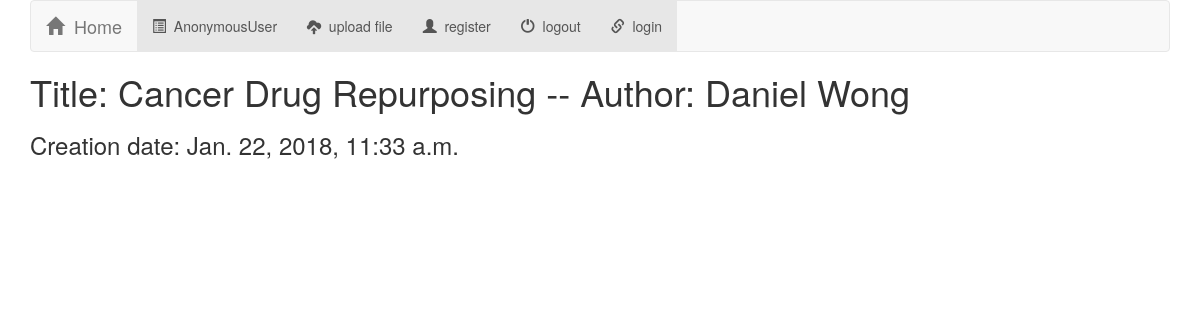
/clinicaltrials/2/, run on an earlier commit of the app's database.
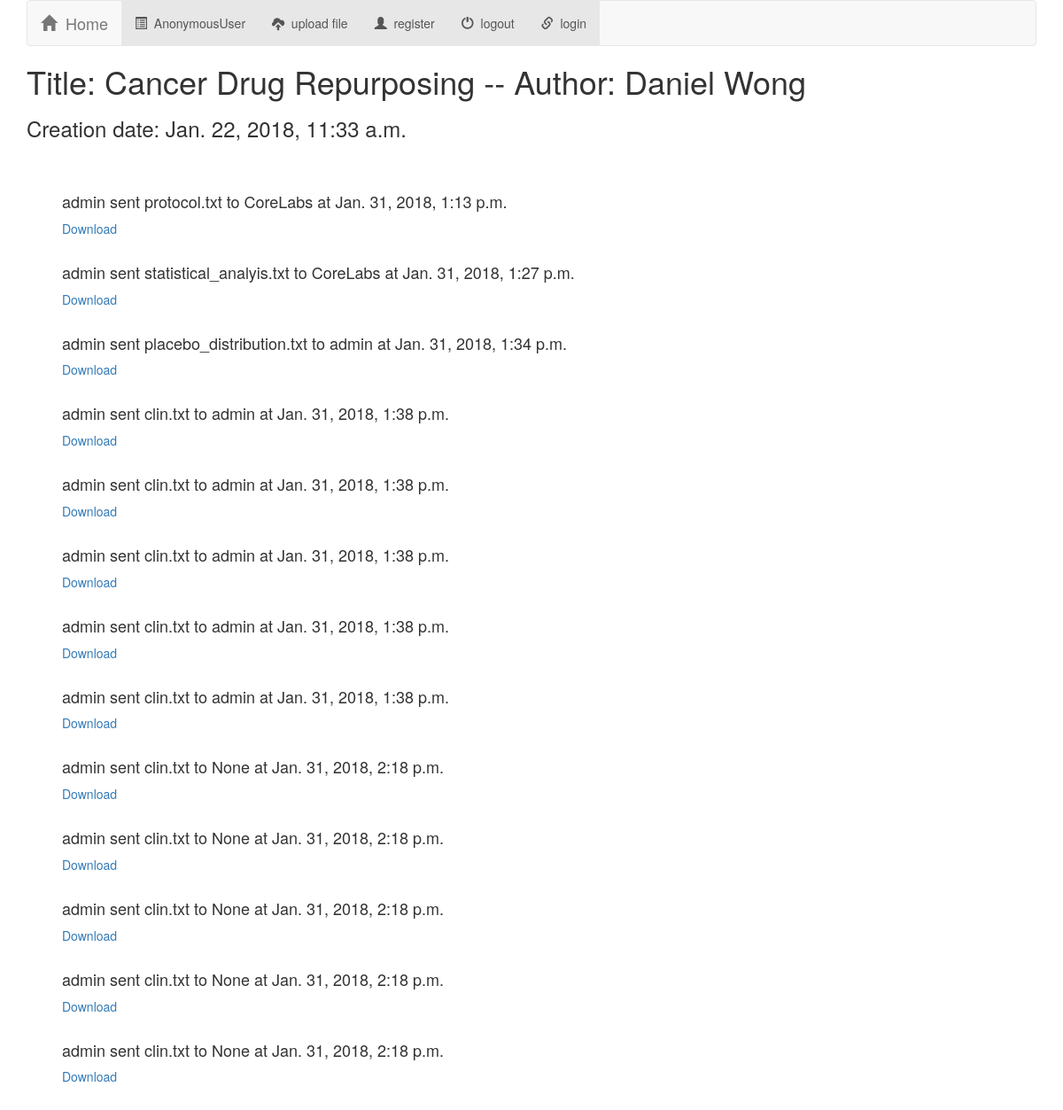
And on a later commit of the database.
### clinicaltrials/models.py (models this page shows, shortened)
class file(models.Model):
	clinicaltrial = models.ForeignKey(clinicaltrial, on_delete = models.CASCADE, blank=True, null=True)
	owner = models.ForeignKey(User, related_name="owner", on_delete = models.CASCADE, blank=True, null=True, unique = False)
	sender = models.ForeignKey(User, related_name="sender", on_delete = models.CASCADE, blank=True, null=True, unique = False)
	filename = models.CharField(max_length = 100)
	encrypted = models.BooleanField(default=False, blank=True)
	password = models.CharField(max_length=500, blank=True, default='')
	data = models.FileField()
	uploadDate = models.DateTimeField(auto_now_add=True)
	dataHash = models.CharField(max_length = 100, blank = True, null= True)

### clinicaltrials/views.py (the view)
# urls.py: url(r'^(?P<clinicaltrial_id>[0-9]+)/$', views.detail, name = "detail"),
def detail(request, clinicaltrial_id):
    try:
        trial = clinicaltrial.objects.get(pk = clinicaltrial_id)
        allFiles = trial.file_set.all()
    except:
        raise Http404("trial does not exist")
    return render(request, 'clinicaltrials/detail.html', {'trial': trial, 'allFiles': allFiles})

### clinicaltrials/models.py (called while the page is built)
	def __str__(self):
		return "Title: " + self.title + " -- Author: " + self.author

### clinicaltrials/templates/clinicaltrials/detail.html (shortened to what this page needs)
{% extends 'clinicaltrials/base.html' %}
{% block body %}
<h1> {{trial}} </h1>
<h3> Creation date: {{trial.creationDate}}</h3>
<br> <br>
{% for file in allFiles %}
	<ul>
		<h4> {{file.sender}} sent {{file.filename}} to {{file.owner}} at {{file.uploadDate}}</h4>
		<a href="{% url 'clinicaltrial:download' file.data.path %}"> Download </a>
		<br>
		<br>
	</ul>
{% endfor %}
{% endblock %}

What changed in the data, as far as the page shows it:
added file: sender "admin", filename "protocol.txt", owner "CoreLabs", uploadDate "Jan. 31, 2018, 1:13 p.m."
added file: sender "admin", filename "statistical_analyis.txt", owner "CoreLabs", uploadDate "Jan. 31, 2018, 1:27 p.m."
added file: sender "admin", filename "placebo_distribution.txt", owner "admin", uploadDate "Jan. 31, 2018, 1:34 p.m."
added file: sender "admin", filename "clin.txt", owner "admin", uploadDate "Jan. 31, 2018, 1:38 p.m."
added file: sender "admin", filename "clin.txt", owner "admin", uploadDate "Jan. 31, 2018, 1:38 p.m."
added file: sender "admin", filename "clin.txt", owner "admin", uploadDate "Jan. 31, 2018, 1:38 p.m."
added file: sender "admin", filename "clin.txt", owner "admin", uploadDate "Jan. 31, 2018, 1:38 p.m."
added file: sender "admin", filename "clin.txt", owner "admin", uploadDate "Jan. 31, 2018, 1:38 p.m."
added file: sender "admin", filename "clin.txt", owner "None", uploadDate "Jan. 31, 2018, 2:18 p.m."
added file: sender "admin", filename "clin.txt", owner "None", uploadDate "Jan. 31, 2018, 2:18 p.m."
added file: sender "admin", filename "clin.txt", owner "None", uploadDate "Jan. 31, 2018, 2:18 p.m."
added file: sender "admin", filename "clin.txt", owner "None", uploadDate "Jan. 31, 2018, 2:18 p.m."
added file: sender "admin", filename "clin.txt", owner "None", uploadDate "Jan. 31, 2018, 2:18 p.m."
